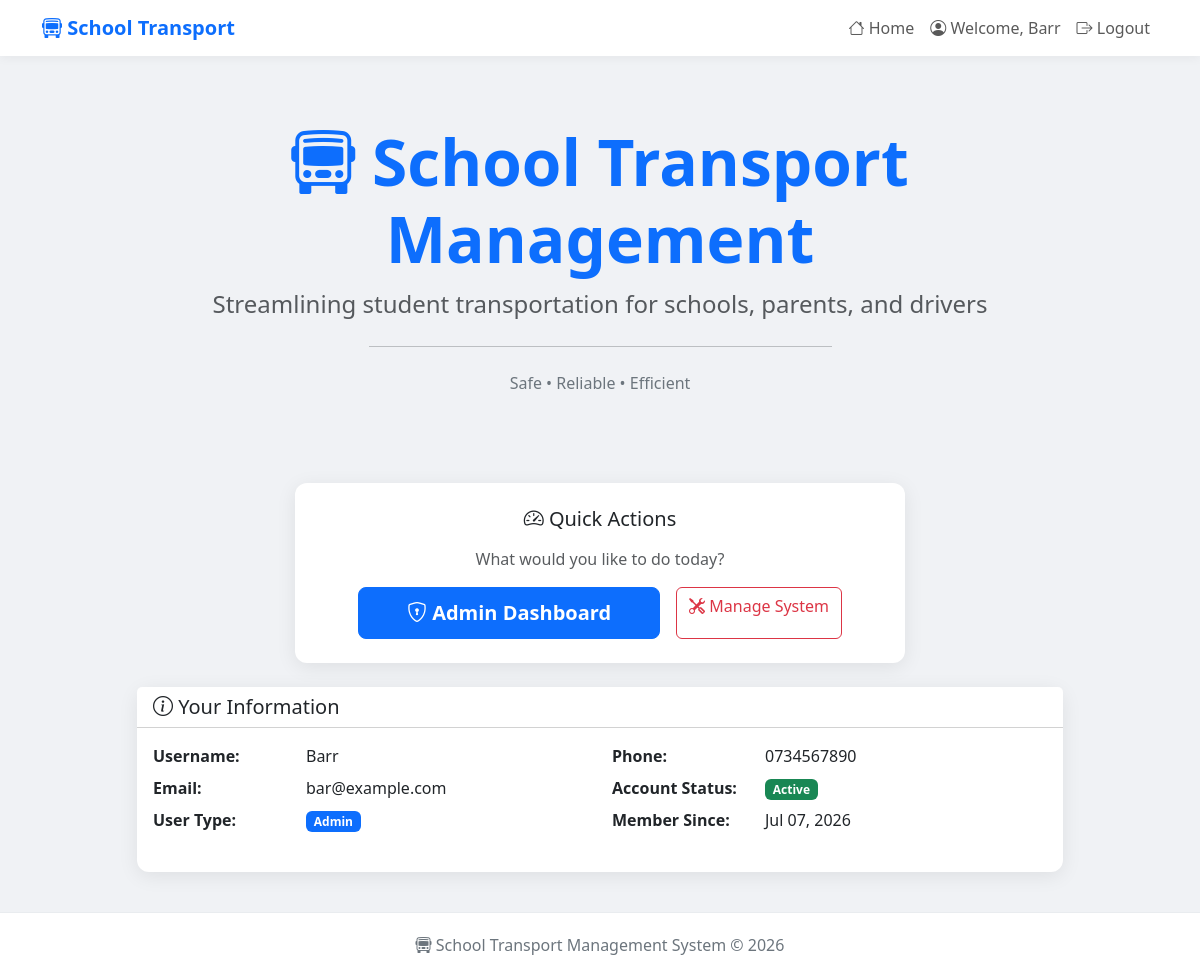
The app's page / (signed in) with its own data.
### transport/models.py (models this page shows, shortened)
class User(AbstractUser):
    USER_TYPES = (
        ('admin', 'Admin'),
        ('parent', 'Parent'),
        ('assistant', 'Assistant'),
    )
    user_type = models.CharField(max_length = 20, choices = USER_TYPES)
    phone_number = models.CharField(max_length = 15)
    is_active = models.BooleanField(default = True)
    groups = models.ManyToManyField(
        'auth.Group',
        verbose_name='groups',
        blank=True,
        help_text='The groups this user belongs to.',
        related_name="transport_user_set",
        related_query_name="transport_user",
    )
    user_permissions = models.ManyToManyField(
        'auth.Permission',
        verbose_name='user permissions',
        blank=True,
        help_text='Specific permissions for this user.',
        related_name="transport_user_set",
        related_query_name="transport_user",
    )

### transport/views.py (the view)
# urls.py: path('', views.index, name = 'index'),
def index(request):
    return render (request, 'transport/index.html')

### transport/templates/transport/index.html (shortened to what this page needs)
{% extends 'transport/layout.html' %}
{% block body %}
    <div class="text-center py-5 mb-4">
        <h1 class="display-3 fw-bold text-primary">
            <i class="bi bi-bus-front"></i>
            School Transport Management
        </h1>
        <p class="lead text-muted fs-4">
            Streamlining student transportation for schools, parents, and drivers
        </p>
        <hr class="w-50 mx-auto my-4">
        <p class="text-secondary">
            Safe • Reliable • Efficient
        </p>
    </div>
    {% if user.is_authenticated %}
        <div class="row justify-content-center mt-4">
            <div class="col-md-8">
                <div class="card card-shadow">
                    <div class="card-body p-4 text-center">
                        <h5 class="card-title mb-3">
                            <i class="bi bi-speedometer2"></i>
                            Quick Actions
                        </h5>
                        <p class="text-muted">
                            What would you like to do today?
                        </p>
                        <div class="d-grid gap-3 d-sm-flex justify-content-sm-center">
                            {% if user.user_type == 'parent' %}
                                <a href="{% url 'parent_dashboard' %}" class="btn btn-success btn-lg px-5">
                                    <i class="bi bi-person-heart"></i>
                                    Parent Dashboard
                                </a>
                                <a href="{% url 'manage_payment' %}" class="btn btn-outline-primary">
                                    <i class="bi bi-credit-card"></i>
                                    Manage Payment
                                </a>
                            {% elif user.user_type == 'admin' %}
                                <a href="{% url 'admin_dashboard' %}" class="btn btn-primary btn-lg px-5">
                                    <i class="bi bi-shield-lock"></i>
                                    Admin Dashboard
                                </a>
                                <a href="{% url 'manage_system' %}" class="btn btn-outline-danger">
                                    <i class="bi bi-tools"></i>
                                    Manage System
                                </a>
                            {% endif %}
                        </div>
                    </div>
                </div>
            </div>
        </div>
        <div class="row mt-4">
            <div class="col-md-12">
                <div class="card card-shadow">
                    <div class="card-header bg-white">
                        <h5 class="mb-0">
                            <i class="bi bi-info-circle"></i>
                            Your Information
                        </h5>
                    </div>
                    <div class="card-body">
                        <div class="row">
                            <div class="col-md-6">
                                <dl class="row">
                                    <dt class="col-sm-4">
                                        Username:
                                    </dt>
                                    <dd class="col-sm-8">
                                        {{ user.username }}
                                    </dd>
                                    <dt class="col-sm-4">
                                        Email:
                                    </dt>
                                    <dd class="col-sm-8">
                                        {{ user.email|default:"Not provided" }}
                                    </dd>
                                    <dt class="col-sm-4">
                                        User Type:
                                    </dt>
                                    <dd class="col-sm-8">
                                        <span class="badge bg-primary">
                                            {{ user.user_type|title }}
                                        </span>
                                    </dd>
                                </dl>
                            </div>
                            <div class="col-md-6">
                                <dl class="row">
                                    <dt class="col-sm-4">
                                        Phone:
                                    </dt>
                                    <dd class="col-sm-8">
                                        {{ user.phone_number|default:"Not provided" }}
                                    </dd>
                                    <dt class="col-sm-4">
                                        Account Status:
                                    </dt>
                                    <dd class="col-sm-8">
                                        {% if user.is_active %}
                                            <span class="badge bg-success">
                                                Active
                                            </span>
                                        {% else %}
                                            <span class="badge bg-danger">
                                                Inactive
                                            </span>
                                        {% endif %}
                                    </dd>
                                    <dt class="col-sm-4">
                                        Member Since:
                                    </dt>
                                    <dd class="col-sm-8">
                                        {{ user.date_joined|date:"M d, Y" }}
                                    </dd>
                                </dl>
                            </div>
                        </div>
                    </div>
                </div>
            </div>
        </div>
    {% endif %}
{% endblock %}

### transport/templates/transport/layout.html (shortened to what this page needs)
<!DOCTYPE html>
<html lang = "en">
    <head>
        <link href="https://cdn.jsdelivr.net/npm/bootstrap@5.3.2/dist/css/bootstrap.min.css" rel="stylesheet">
        <link rel="stylesheet" href="https://cdn.jsdelivr.net/npm/bootstrap-icons@1.11.3/font/bootstrap-icons.min.css">
    </head>
    <body>
        <nav class="navbar navbar-expand-lg navbar-light bg-white">
            <div class="container">
                <a class="navbar-brand" href = "{% url 'index' %}">
                    <i class="bi bi-bus-front"></i>
                    School Transport
                </a>
                <div class="collapse navbar-collapse" id="navbarNav">
                    <ul class="navbar-nav ms-auto">
                        <li class="nav-item">
                            <a class="nav-link" href = "{% url 'index' %}">
                                <i class="bi bi-house"></i>
                                Home
                            </a>
                        </li>
                        {% if user.is_authenticated %}
                            <li class="nav-item">
                                <span class="nav-link">
                                    <i class="bi bi-person-circle"></i>
                                    Welcome, {{ user.username }}
                                </span>
                            </li>
                            <li class="nav-item">
                                <a class="nav-link" href = "{% url 'logout' %}">
                                    <i class="bi bi-box-arrow-right"></i>
                                    Logout
                                </a>
                            </li>
                        {% endif %}
                    </ul>
                </div>
            </div>
        </nav>
        <div class="container main-container">
            <div class="row justify-content-center">
                <div class="col-lg-10">
                    {% block body %}
                    {% endblock %}
                </div>
            </div>
        </div>
        <footer class="footer">
            <div class="container">
                <p class="mb-0">
                    <i class="bi bi-bus-front"></i>
                    School Transport Management System &copy; 2026
                </p>
            </div>
        </footer>
    </body>
</html>

### transport/templates/transport/layout.html (style rules this page uses)
body { background-color: #f0f2f5; min-height: 100vh; display: flex; flex-direction: column; }
.main-container { flex: 1; padding-top: 20px; padding-bottom: 40px; }
.card-shadow { box-shadow: 0 4px 20px rgba(0,0,0,0.08); border: none; border-radius: 12px; transition: transform 0.2s ease; }
.navbar-brand { font-weight: 700; color: #0d6efd !important; }
.navbar { box-shadow: 0 2px 10px rgba(0,0,0,0.05); background: white !important; }
.btn-primary { padding: 10px 30px; font-weight: 600; border-radius: 8px; transition: all 0.3s ease; }
.footer { margin-top: auto; padding: 20px 0; background: white; border-top: 1px solid #e9ecef; text-align: center; color: #6c757d; }

### records on screen
User: username "Barr", email "bar@example.com", user_type "Admin", phone_number "0734567890", date_joined "Jul 07, 2026"
